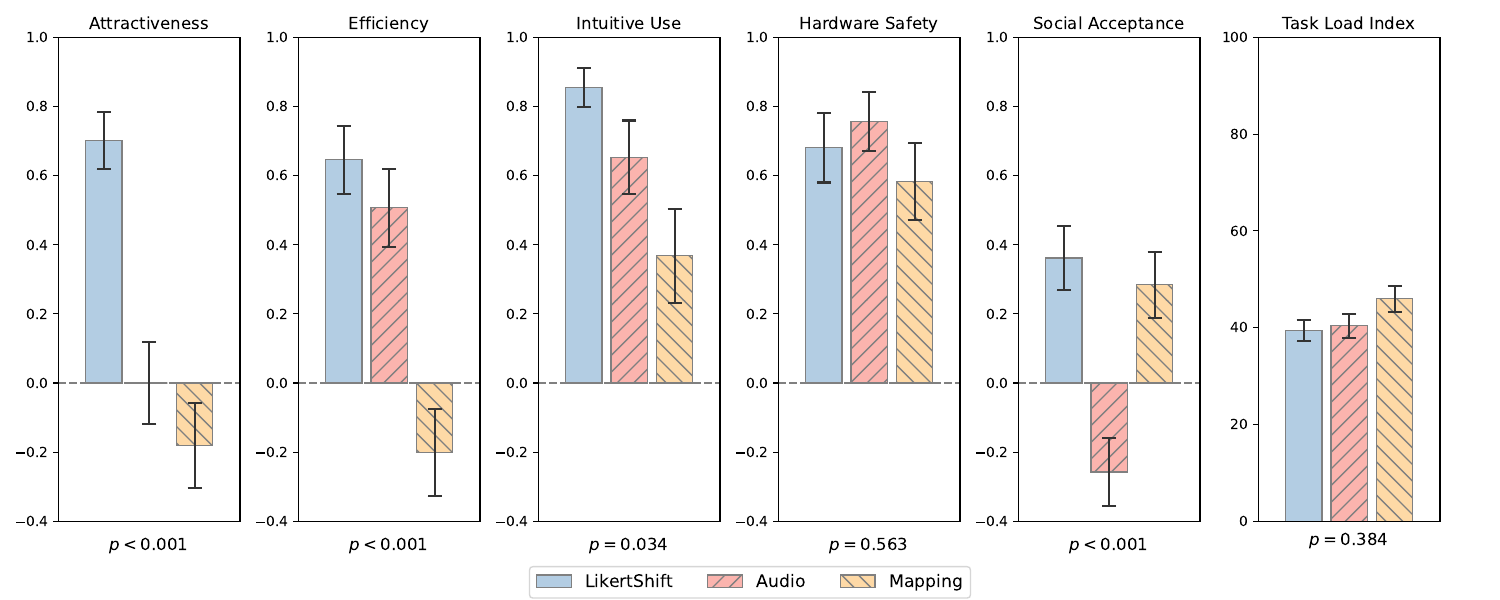

This chart was generated by the following Python code:
import json
from itertools import combinations
from pathlib import Path
from typing import cast

from branca.colormap import TypeAnyColorType
import matplotlib.pyplot as plt
import numpy as np
from matplotlib import colormaps
from matplotlib.axes import Axes
from numpy.typing import NDArray
from scipy import stats

METHODS = ("device", "audio", "mapping")
UEQ_SCALES = (
    "attractiveness",
    "efficiency",
    "intuitive_use",
    "hardware_safety",
    "social_acceptance",
)
PAD = max(map(len, UEQ_SCALES)) + 1
SCALE_RANGE = 5


def load_json(path: Path):
    with path.open(encoding="utf-8") as file:
        data: dict[str, float] = json.load(file)
    return np.array(list(data.values()))


def confidence_interval(alpha: float, data: NDArray[np.float64]):
    confidence_level = 1 - alpha
    mean = np.mean(data)
    scale: float = np.std(data) / np.sqrt(data.size)
    confidence_interval = cast(
        tuple[float, float],
        stats.t.interval(confidence_level, data.size - 1, loc=mean, scale=scale),
    )
    return confidence_interval


def cronbach_alpha(data: NDArray[np.float64]):
    k = data.shape[1]
    correlations = [
        cast(float, stats.pearsonr(data[:, i], data[:, j]).statistic)  # pyright: ignore[reportAttributeAccessIssue]
        for i, j in combinations(range(k), 2)
    ]
    mean_correlation = np.mean(correlations)
    return k * mean_correlation / (1 + (k - 1) * mean_correlation)


def evaluate(directory: Path):
    ys = np.empty((len(METHODS), len(UEQ_SCALES)))
    errors = np.empty(ys.shape)
    cronbachs = np.empty(ys.shape)
    participant_means: NDArray[np.float64] = np.zeros((len(UEQ_SCALES), len(METHODS), 18))

    tlx_ys = np.empty(len(METHODS))
    tlx_errors = np.empty(len(METHODS))
    tlx_participant_means: NDArray[np.float64] = np.zeros((len(METHODS), 18))

    for i, method in enumerate(METHODS):
        print(
            method.upper().ljust(PAD)
            + "    MEAN  VARIANCE  STDDEV   N  CONFIDENCE INTERVAL  CRONBACH"
        )

        for j, scale in enumerate(UEQ_SCALES):
            pattern = f"*/recordings/*/rec-*-{method}-*_ueq_*_{scale}.json"
            arrays = [
                load_json(path)
                for path in sorted(directory.glob(pattern), key=lambda path: path.parents[2])
            ]
            data = np.vstack(arrays)
            data = (data - 1.0) / (SCALE_RANGE - 1.0) * 2.0 - 1.0

            n = data.shape[0]
            mean = np.mean(data)
            variance = np.var(data)
            stddev = np.std(data)
            interval = confidence_interval(0.05, data)
            cronbach = cronbach_alpha(data)

            participant_means[j, i] = np.mean(data, axis=1)

            ys[i, j] = mean
            errors[i, j] = (interval[1] - interval[0]) / 2
            cronbachs[i, j] = cronbach

            scale_name = f"{scale}:".replace("_", " ").ljust(PAD)
            print(
                f"{scale_name}  {mean: .3f}    {variance: .3f}  {stddev: .3f}  {n:2}"
                + f"     {interval[0]: .3f}  - {interval[1]: .3f}    {cronbach: .3f}"
            )

        tlx_pattern = f"*/recordings/*/rec-*-{method}-*_tlx.json"
        tlx_arrays = [load_json(path) for path in directory.glob(tlx_pattern)]
        tlx_data = np.vstack(tlx_arrays)
        tlx_data = (tlx_data + 10.0) * 5.0

        tlx_n = tlx_data.shape[0]
        tlx_mean = np.mean(tlx_data)
        tlx_variance = np.var(tlx_data)
        tlx_stddev = np.std(tlx_data)
        tlx_interval = confidence_interval(0.05, tlx_data)
        tlx_cronbach = cronbach_alpha(tlx_data)

        tlx_participant_means[i] = np.mean(tlx_data, axis=1)

        tlx_ys[i] = tlx_mean
        tlx_errors[i] = (tlx_interval[1] - tlx_interval[0]) / 2

        tlx_name = "task load index:".ljust(PAD)
        print(
            f"{tlx_name}  {tlx_mean:.3f}    {tlx_variance:.3f}  {tlx_stddev:.2f}  {tlx_n:2}"
            + f"     {tlx_interval[0]:.3f}  - {tlx_interval[1]:.3f}    {tlx_cronbach: .3f}"
        )

        print()

    WILLCOXON_VARIANTS = "  ".join(
        f"WILCOXON {m1[0]}:{m2[0]}".upper() for m1, m2 in combinations(METHODS, 2)
    )
    print("SCALE".ljust(PAD) + f"  FRIEDMAN  {WILLCOXON_VARIANTS}")
    friedman_ps = []
    for j, scale in enumerate(UEQ_SCALES):
        friedman_p = stats.friedmanchisquare(*participant_means[j]).pvalue
        friedman_ps.append(friedman_p)
        wilcoxon_ps = [
            cast(float, stats.wilcoxon(participant_means[j, i1], participant_means[j, i2]).pvalue)  # pyright: ignore[reportAttributeAccessIssue]
            for i1, i2 in combinations(range(3), 2)
        ]

        scale_name = f"{scale}:".replace("_", " ").ljust(PAD)
        print(
            f"{scale_name}  {friedman_p:.6f}      "
            + f"{wilcoxon_ps[0]:.6f}      {wilcoxon_ps[1]:.6f}      {wilcoxon_ps[2]:.6f}"
        )

    tlx_friedman_p = cast(float, stats.friedmanchisquare(*tlx_participant_means).pvalue)
    tlx_wilcoxon_ps = [
        cast(float, stats.wilcoxon(tlx_participant_means[i1], tlx_participant_means[i2]).pvalue)  # pyright: ignore[reportAttributeAccessIssue]
        for i1, i2 in combinations(range(3), 2)
    ]
    tlx_name = "task load index:".ljust(PAD)
    print(
        f"{tlx_name}  {tlx_friedman_p:.6f}      "
        + f"{tlx_wilcoxon_ps[0]:.6f}      {tlx_wilcoxon_ps[1]:.6f}      {tlx_wilcoxon_ps[2]:.6f}"
    )
    print()

    TITLES = [" ".join(word.capitalize() for word in scale.split("_")) for scale in UEQ_SCALES]
    PASTEL1 = colormaps["Pastel1"]
    COLORS: list[TypeAnyColorType] = [PASTEL1.colors[1], PASTEL1.colors[0], PASTEL1.colors[4]]  # pyright: ignore[reportAttributeAccessIssue]
    HATCHES = (None, "//", "\\\\")
    LABELS = ("LikertShift", "Audio Recording", "Mapping")
    ECOLOR = np.ones(3) * 0.2
    BAR_KWARGS = dict(
        edgecolor="gray", capsize=5, ecolor=ECOLOR, error_kw={"elinewidth": 1.5, "capthick": 1.5}
    )

    axes: list[Axes]
    fig, axes = plt.subplots(1, len(UEQ_SCALES) + 1, figsize=(15, 6))

    for i, (scale, ax, title) in enumerate(zip(UEQ_SCALES, axes[:-1], TITLES)):
        for j, (method, color, hatch, label) in enumerate(zip(METHODS, COLORS, HATCHES, LABELS)):
            ax.bar(
                j,
                ys[j, i],
                yerr=errors[j, i],
                color=color,
                hatch=hatch,
                label=label,
                **BAR_KWARGS,  # pyright: ignore[reportArgumentType]
            )

        ax.set_title(title)
        ax.hlines(0, -1, len(METHODS), colors="gray", linestyles="dashed", zorder=-1)
        ax.set_xticks([])
        ax.set_xlim(-1, len(METHODS))
        ax.set_ylim(-0.4, 1)
        p_text = f"$p={friedman_ps[i]:.3f}$" if friedman_ps[i] >= 0.001 else "$p<0.001$"
        ax.text(0.5, -0.06, p_text, ha="center", size=12, transform=ax.transAxes)

    for j, (method, color, hatch, label) in enumerate(zip(METHODS, COLORS, HATCHES, LABELS)):
        axes[-1].bar(
            j,
            tlx_ys[j],
            yerr=tlx_errors[j],
            color=color,
            hatch=hatch,
            label=label,
            **BAR_KWARGS,  # pyright: ignore[reportArgumentType]
        )
    axes[-1].set_title("Task Load Index")
    axes[-1].set_xticks([])
    axes[-1].set_xlim(-1, len(METHODS))
    axes[-1].set_ylim(0, 100)
    axes[-1].text(
        0.5, -0.05, f"$p={tlx_friedman_p:.3f}$", ha="center", size=12, transform=axes[-1].transAxes
    )

    handles, labels = axes[-1].get_legend_handles_labels()
    fig.legend(
        handles,
        labels,
        loc="upper center",
        bbox_to_anchor=(0.5, 0.07),
        ncols=len(METHODS),
        prop={"size": 12.5},
        columnspacing=2,
    )

    plt.tight_layout(rect=(0, 0.05, 0.97, 1))
    plt.savefig("eval_questionnaires.pdf")


if __name__ == "__main__":
    evaluate(Path(__file__).parent / "data")
